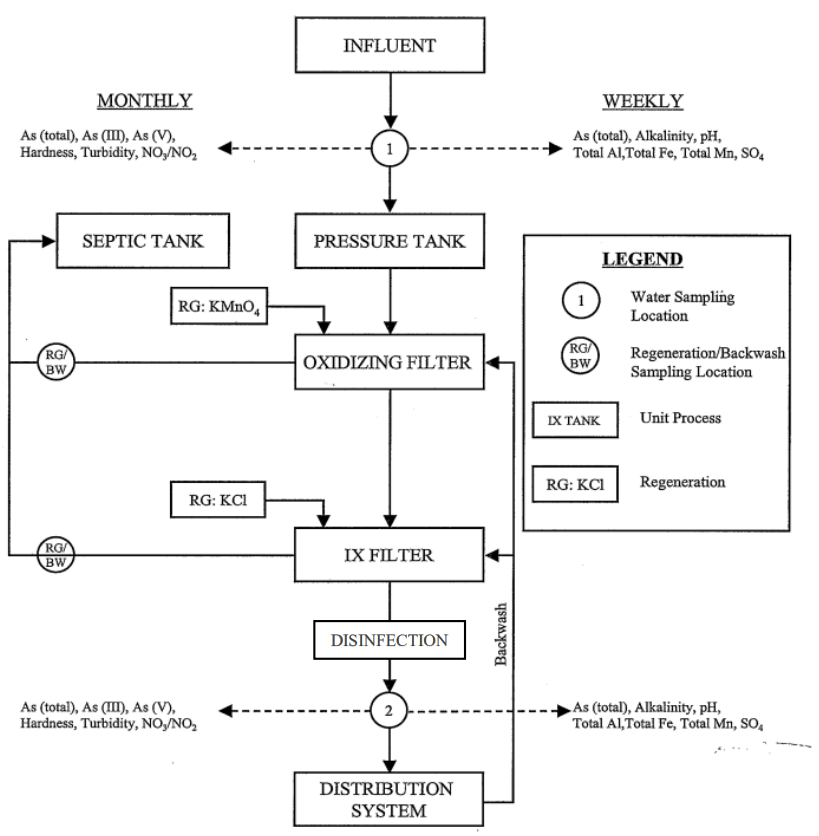
#> input picture data/diagrams/1.png, 819 x 836 px; its folder holds only this picture in this run
$ python cartographer.py
#> lines starting #> are read from the running program, lines starting #| are printed output that depends on the picture
#> in _first_large_diagram, image is the input picture: PIL image 819x836 RGBA; mean R, G, B, A 243, 243, 243, 255
from __future__ import annotations

import sys
from pathlib import Path
from typing import Any

from PIL import Image, ImageDraw, ImageFont


ROOT = Path(__file__).resolve().parents[2]
IMAGE_EXTENSIONS = {".png", ".jpg", ".jpeg", ".webp", ".bmp", ".tif", ".tiff"}


def tile_image(
    image: Image.Image,
    tile_size: int = 768,
    overlap: float = 0.2,
) -> list[dict[str, Any]]:
#> called with tile_size = 768, overlap = 0.2
    if tile_size <= 0:
        raise ValueError("tile_size must be greater than 0.")
    if not 0 <= overlap < 1:
        raise ValueError("overlap must be in the range [0, 1).")

    width, height = image.size
#> width = 819; height = 836
    if width <= tile_size and height <= tile_size:
        return [
            {
                "tile_id": "t_00_00",
                "image": image.copy(),
                "x1": 0,
                "y1": 0,
                "x2": width,
                "y2": height,
            }
        ]

    stride = max(1, int(round(tile_size * (1 - overlap))))
    x_starts = _tile_starts(width, tile_size, stride)
#> x_starts = [0, 51]
    y_starts = _tile_starts(height, tile_size, stride)
#> y_starts = [0, 68]

    tiles: list[dict[str, Any]] = []
    for row, y1 in enumerate(y_starts):
        for col, x1 in enumerate(x_starts):
            x2 = min(x1 + tile_size, width)
            y2 = min(y1 + tile_size, height)
            crop = image.crop((x1, y1, x2, y2))
            tile = _pad_tile(crop, tile_size)
            tiles.append(
                {
                    "tile_id": f"t_{row:02d}_{col:02d}",
                    "image": tile,
                    "x1": x1,
                    "y1": y1,
                    "x2": x2,
                    "y2": y2,
                }
            )
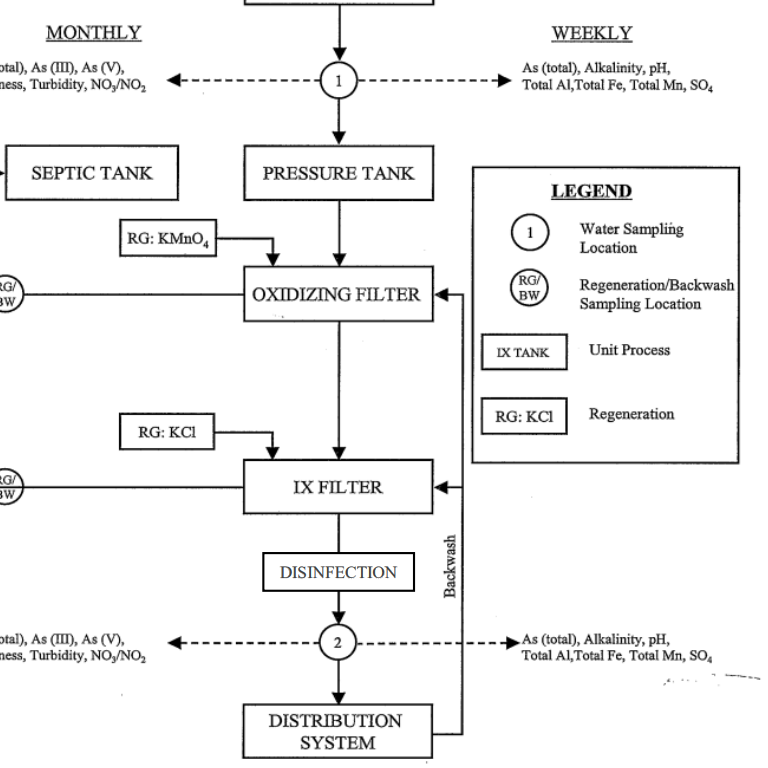
#> crop: PIL image 768x768 RGBA; mean R, G, B, A 242.3, 242.3, 242.3, 255
#> after the loop, tiles = 4 items

    return tiles


# [73 lines left out: functions bbox_tile_to_full, merge_detections, iou, not called in this run]


def _tile_starts(length: int, tile_size: int, stride: int) -> list[int]:
    if length <= tile_size:
        return [0]

    starts = [0]
    edge_start = length - tile_size
    while starts[-1] < edge_start:
        next_start = starts[-1] + stride
        if next_start + tile_size >= length:
            next_start = edge_start
        if next_start == starts[-1]:
            break
        starts.append(next_start)
    return starts


def _pad_tile(tile: Image.Image, tile_size: int) -> Image.Image:
    if tile.width == tile_size and tile.height == tile_size:
        return tile.copy()

    background_color = _background_color_for_mode(tile)
    padded = Image.new(tile.mode, (tile_size, tile_size), background_color)
    if tile.mode == "RGBA":
        padded.alpha_composite(tile, (0, 0))
    else:
        padded.paste(tile, (0, 0))
    return padded


# [44 lines left out: functions _background_color_for_mode, _insert_detection, _full_image_from_tiles, _as_float, not called in this run]


def _clamp_percent(value: float) -> float:
    return max(0.0, min(100.0, value))


def _first_large_diagram(tile_size: int = 768) -> Path | None:
    diagrams_dir = ROOT / "data" / "diagrams"
    images = sorted(
        (path for path in diagrams_dir.glob("*") if path.suffix.lower() in IMAGE_EXTENSIONS),
        key=lambda path: (not path.stem.isdigit(), int(path.stem) if path.stem.isdigit() else path.name.lower()),
    )
    candidates: list[tuple[int, Path]] = []
    for path in images:
        with Image.open(path) as image:
            if image.width > tile_size or image.height > tile_size:
                candidates.append((image.width * image.height, path))
    if candidates:
        return max(candidates, key=lambda item: item[0])[1]
    return images[0] if images else None


def _draw_tiling_grid(image: Image.Image, tiles: list[dict[str, Any]]) -> Image.Image:
    annotated = image.convert("RGB").copy()
    draw = ImageDraw.Draw(annotated)
    font = ImageFont.load_default()

    for tile in tiles:
        box = [tile["x1"], tile["y1"], tile["x2"], tile["y2"]]
        draw.rectangle(box, outline="#dc2626", width=3)
        label = str(tile["tile_id"])
        text_box = draw.textbbox((box[0] + 4, box[1] + 4), label, font=font)
        draw.rectangle(
            [text_box[0] - 2, text_box[1] - 2, text_box[2] + 2, text_box[3] + 2],
            fill="white",
            outline="#dc2626",
        )
        draw.text((box[0] + 4, box[1] + 4), label, fill="#dc2626", font=font)

    return annotated


def _display_path(path: Path) -> str:
    try:
        return path.relative_to(ROOT).as_posix()
    except ValueError:
        return str(path)


if __name__ == "__main__":
    diagram_path = Path(sys.argv[1]) if len(sys.argv) > 1 else (_first_large_diagram() or Path())
    if not diagram_path.is_absolute():
        diagram_path = ROOT / diagram_path
    if not diagram_path.exists():
        raise SystemExit("No diagram image found in data/diagrams/.")

    with Image.open(diagram_path) as opened:
        diagram = opened.copy()

    tiles = tile_image(diagram)
#> tiles = 4 items
    print(f"Loaded {_display_path(diagram_path)} at {diagram.width}x{diagram.height}.")
#| Loaded data/diagrams/1.png at 819x836.
    print(f"Created {len(tiles)} tiles.")
#| Created 4 tiles.

    tiles_dir = ROOT / "outputs" / "tiles_preview"
    tiles_dir.mkdir(parents=True, exist_ok=True)
    for old_tile in tiles_dir.glob("t_*.png"):
        old_tile.unlink()
    for tile in tiles:
        tile["image"].save(tiles_dir / f"{tile['tile_id']}.png")
#> this loop made 4 passes
#> pass 1, `tile["image"].save(tiles_dir / f"{tile['tile_id']}.png")`:
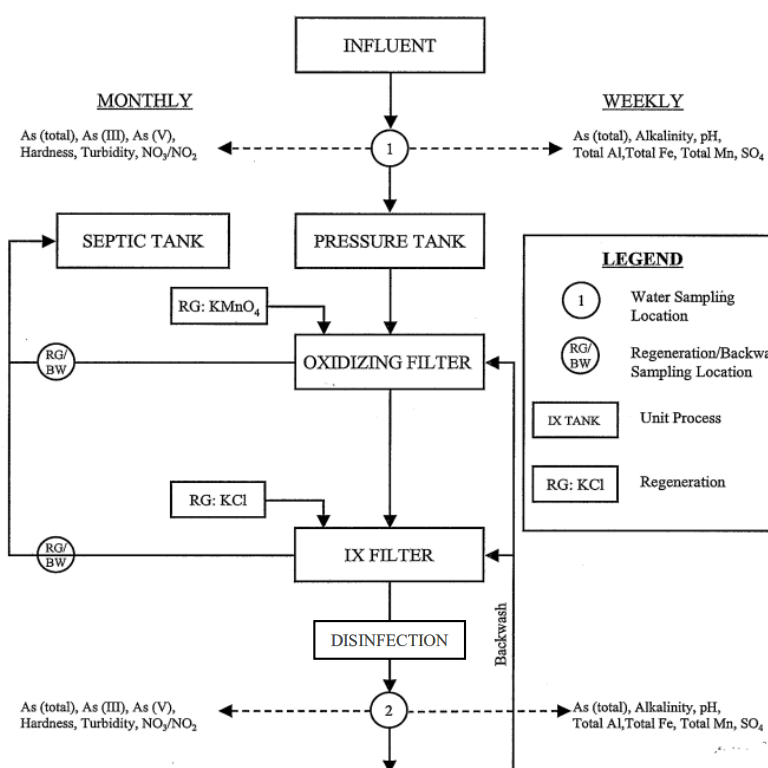
#> saved as t_00_00.png: PIL image 768x768 RGBA; mean R, G, B, A 242.3, 242.3, 242.3, 255
#> pass 2, `tile["image"].save(tiles_dir / f"{tile['tile_id']}.png")`:
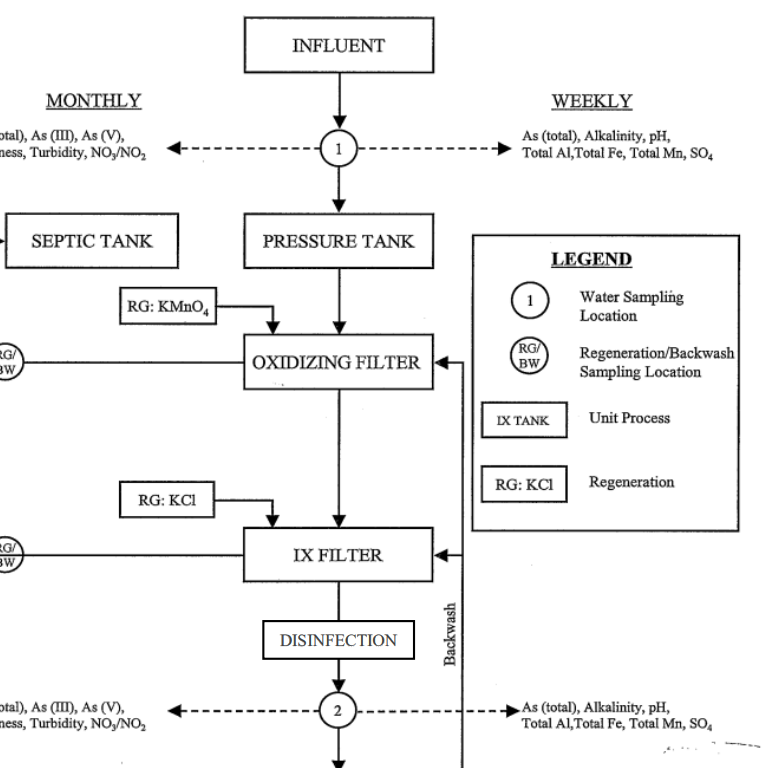
#> saved as t_00_01.png: PIL image 768x768 RGBA; mean R, G, B, A 242.7, 242.7, 242.7, 255

    grid_path = ROOT / "outputs" / "cartography" / "tiling_grid.png"
    grid_path.parent.mkdir(parents=True, exist_ok=True)
    _draw_tiling_grid(diagram, tiles).save(grid_path)
#> the loop in _draw_tiling_grid, `for tile in tiles:` made 4 passes
#> (box, label, text_box) on passes 2 to 4: ([51, 0, 819, 768], 't_00_01', (55, 6, 92, 15)), ([0, 68, 768, 836], 't_01_00', (4, 74, 41, 83)), ([51, 68, 819, 836], 't_01_01', (55, 74, 92, 83))
#> (box, text_box) on pass 1: ([0, 0, 768, 768], (4, 6, 41, 15))
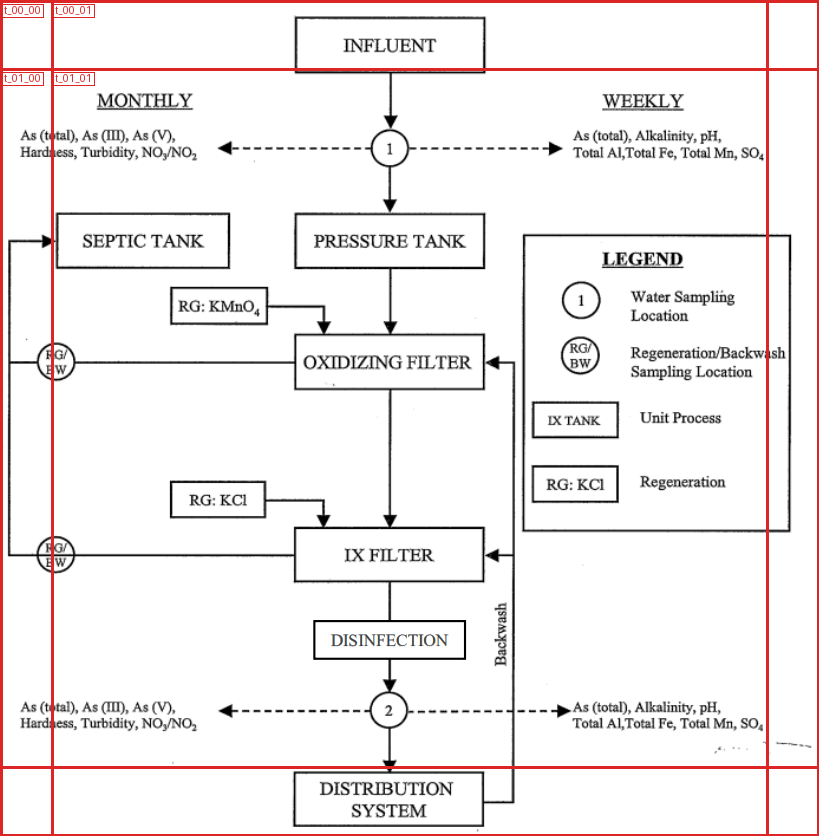
#> saved as tiling_grid.png: PIL image 819x836 RGB; mean R, G, B 242.2, 237.2, 237.2
    print(f"Saved tiles to {_display_path(tiles_dir)}")
    print(f"Saved grid overlay to {_display_path(grid_path)}")

$ run again, on data/diagrams/10.png
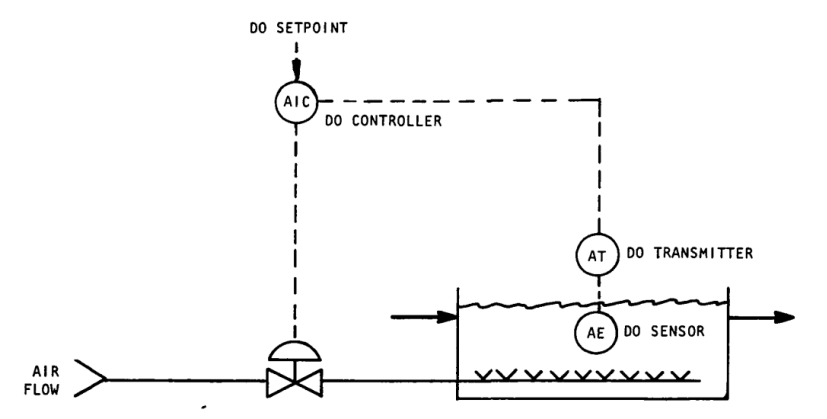
#> input picture data/diagrams/10.png, 827 x 419 px
#> in _first_large_diagram, image is the input picture: PIL image 827x419 RGBA; mean R, G, B, A 247.1, 247.1, 247.1, 255
#> the loop in tile_image, `for row, y1 in enumerate(y_starts):` made 1 pass
#> after the loop in tile_image, `for row, y1 in enumerate(y_starts):`:
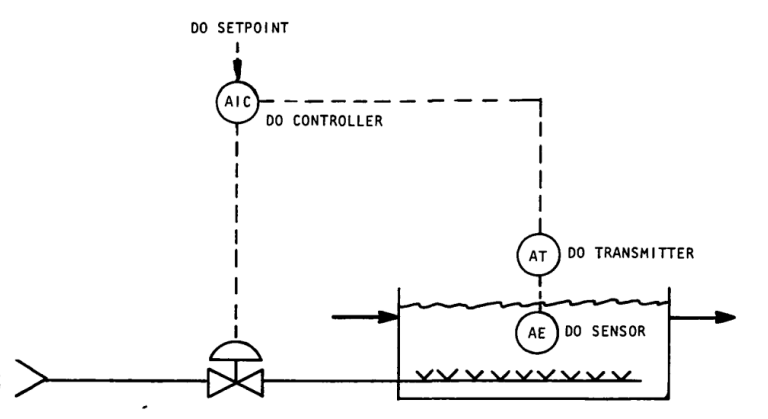
#> crop: PIL image 768x419 RGBA; mean R, G, B, A 246.7, 246.7, 246.7, 255
#> after the loop in tile_image, `for row, y1 in enumerate(y_starts):`: tiles = 2 items
#| Loaded data/diagrams/10.png at 827x419.
#| Created 2 tiles.
#> the loop `for tile in tiles:` made 2 passes
#> the loop in _draw_tiling_grid, `for tile in tiles:` made 2 passes
#> (box, text_box) on pass 1: ([0, 0, 768, 419], (4, 6, 41, 15))
#> `_draw_tiling_grid(diagram, tiles).save(grid_path)`:
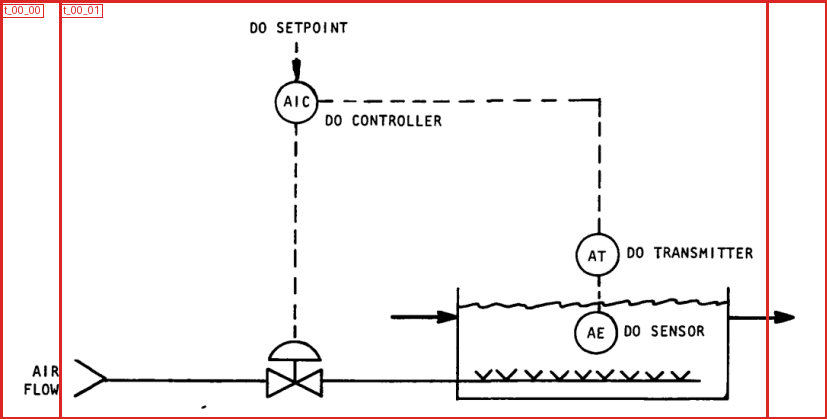
#> saved as tiling_grid.png: PIL image 827x419 RGB; mean R, G, B 246.2, 241.4, 241.4
